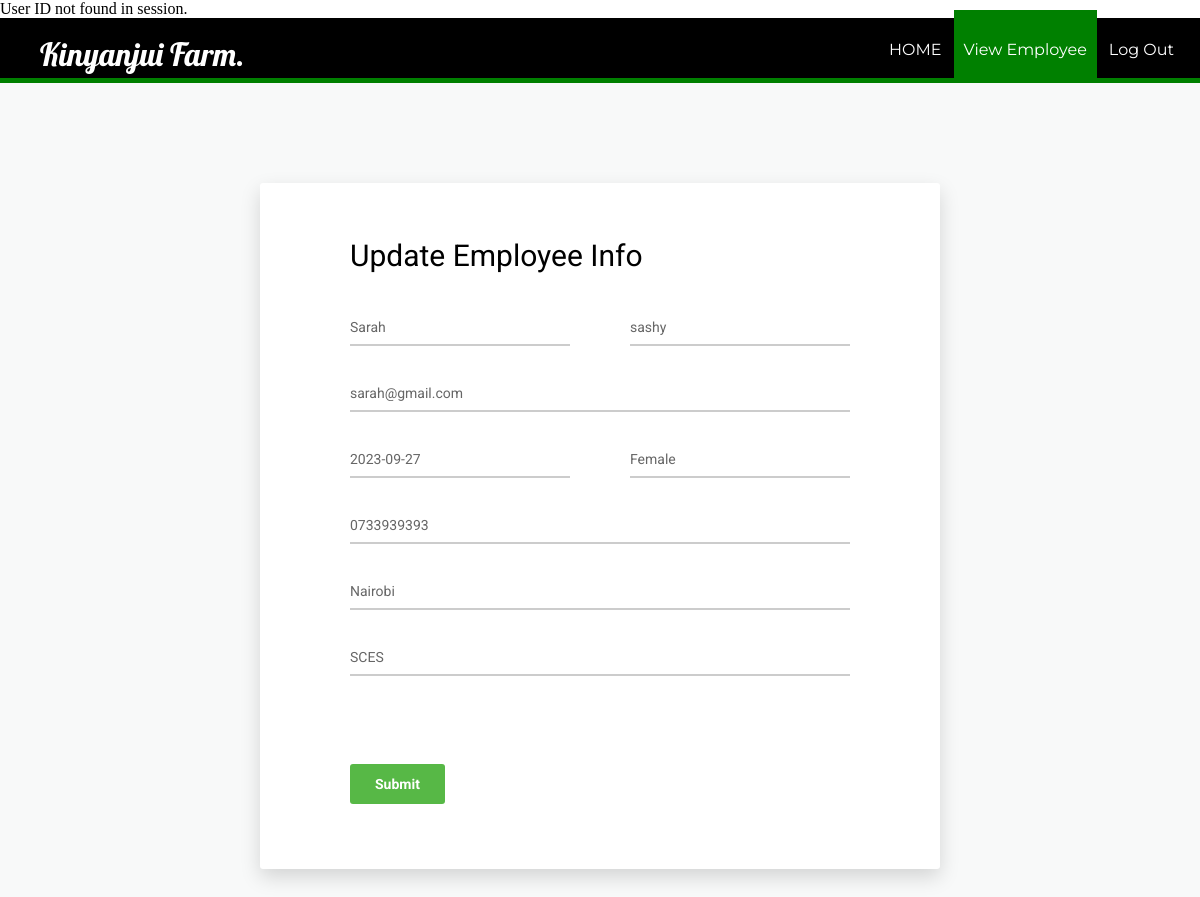
The page /manager/editEmployee.php?id=165 on the database its author committed.
### tables this page shows
CREATE TABLE `employee` (
  `id` int(11) NOT NULL,
  `firstName` varchar(100) NOT NULL,
  `lastName` varchar(100) NOT NULL,
  `email` varchar(100) NOT NULL,
  `password` text NOT NULL,
  `birthday` date NOT NULL,
  `gender` varchar(10) NOT NULL,
  `contact` varchar(20) NOT NULL,
  `address` varchar(100) DEFAULT NULL,
  `dept` varchar(100) NOT NULL,
  `pic` text NOT NULL
);

### manager/editEmployee.php (the view, shortened to what this page needs)
<?php
require_once('process/dbh.php');
?>
<?php
	$id = (isset($_GET['id']) ? $_GET['id'] : '');
	$sql = "SELECT * from `employee` WHERE id=$id";
	$result = mysqli_query($conn, $sql);
	if($result){
	while($res = mysqli_fetch_assoc($result)){
	$firstname = $res['firstName'];
	$lastname = $res['lastName'];
	$email = $res['email'];
	$contact = $res['contact'];
	$address = $res['address'];
	$gender = $res['gender'];
	$birthday = $res['birthday'];
	$dept = $res['dept'];
}
}
?>
<html>
<head>
    <link href="../vendor/mdi-font/css/material-design-iconic-font.min.css" rel="stylesheet" media="all">
    <link href="../vendor/font-awesome-4.7/css/font-awesome.min.css" rel="stylesheet" media="all">
    <link href="../vendor/select2/select2.min.css" rel="stylesheet" media="all">
    <link href="../vendor/datepicker/daterangepicker.css" rel="stylesheet" media="all">
    <link href="../css/main.css" rel="stylesheet" media="all">
</head>
<body>
	<header>
		<nav>
			<h1>Kinyanjui Farm.</h1>
			<ul id="navli">
				<li><a class="homeblack" href="managerHome.php?id=<?php echo $userID?>"">HOME</a></li>
				<li><a class="homered" href="managerViewEmployee.php?id=<?php echo $id?>"">View Employee</a></li>
				<li><a class="homeblack" href="managerlogin.html">Log Out</a></li>
			</ul>
		</nav>
	</header>
	<div class="divider"></div>
	<div class="page-wrapper bg-blue p-t-100 p-b-100 font-robo">
        <div class="wrapper wrapper--w680">
            <div class="card card-1">
                <div class="card-body">
                    <h2 class="title">Update Employee Info</h2>
                    <form id = "registration" action="editEmployee.php?id=<?php echo $userID?>"" method="POST">
                        <div class="row row-space">
                            <div class="col-2">
                                <div class="input-group">
                                     <input class="input--style-1" type="text" name="firstName" value="<?php echo $firstname;?>" >
                                </div>
                            </div>
                            <div class="col-2">
                                <div class="input-group">
                                    <input class="input--style-1" type="text" name="lastName" value="<?php echo $lastname;?>">
                                </div>
                            </div>
                        </div>
                        <div class="input-group">
                            <input class="input--style-1" type="email"  name="email" value="<?php echo $email;?>">
                        </div>
                        <div class="row row-space">
                            <div class="col-2">
                                <div class="input-group">
                                    <input class="input--style-1" type="text" name="birthday" value="<?php echo $birthday;?>">
                                </div>
                            </div>
                            <div class="col-2">
                                <div class="input-group">
									<input class="input--style-1" type="text" name="gender" value="<?php echo $gender;?>">
                                </div>
                            </div>
                        </div>
                        <div class="input-group">
                            <input class="input--style-1" type="number" name="contact" value="<?php echo $contact;?>">
                        </div>
                         <div class="input-group">
                            <input class="input--style-1" type="text"  name="address" value="<?php echo $address;?>">
                        </div>
                        <div class="input-group">
                            <input class="input--style-1" type="text" name="dept" value="<?php echo $dept;?>">
                        </div>
                        <input type="hidden" name="id" id="textField" value="<?php echo $id;?>" required="required"><br><br>
                        <div class="p-t-20">
                            <button class="btn btn--radius btn--green" type="submit" name="update">Submit</button>
                        </div>
                    </form>
                </div>
            </div>
        </div>
    </div>
</body>
</html>

### css/main.css (style rules this page uses)
body { margin: 0px; }
header { background: black; color: white; padding: 16px 20px 6px 40px; height: 60px; }
header h1 { display: inline; font-family: "Lobster", cursive; font-weight: 400; font-size: 32px; float: left; margin-top: 0px; margin-right: 10px; }
nav ul { display: inline; padding: 6px; float: right; }
nav ul li { display: inline-block; list-style-type: none; color: white; float: left; margin-left: 12px; }
nav ul li a { color: white; text-decoration: none; }
#navli { font-family: "Montserrat", sans-serif; }
.homered { background-color: green; padding: 30px 10px 22px 10px; }
.divider { background-color: green; height: 5px; }
.font-robo { font-family: "Roboto", "Arial", "Helvetica Neue", sans-serif; }
.row { display: -webkit-box; display: -webkit-flex; display: -moz-box; display: -ms-flexbox; display: flex; -webkit-flex-wrap: wrap; -ms-flex-wrap: wrap; flex-wrap: wrap; }
.row-space { -webkit-box-pack: justify; -webkit-justify-content: space-between; -moz-box-pack: justify; -ms-flex-pack: justify; justify-content: space-between; }
.col-2 { width: -webkit-calc((100% - 60px) / 2); width: -moz-calc((100% - 60px) / 2); width: calc((100% - 60px) / 2); }
html { -webkit-box-sizing: border-box; -moz-box-sizing: border-box; box-sizing: border-box; }
* { padding: 0; margin: 0; }
*, *:before, *:after { -webkit-box-sizing: inherit; -moz-box-sizing: inherit; box-sizing: inherit; }
h2, h3, h4, h5, h6, blockquote, p, pre, dl, dd, ol, ul, figure, hr, fieldset, legend { margin: 0; padding: 0; }
button { outline: none; background: none; border: none; }
.page-wrapper { min-height: 100vh; }
h1, h2, h3, h4, h5, h6 { font-weight: 400; }
h1 { font-size: 36px; }
h2 { font-size: 30px; }
.bg-blue { background: #f8f9f9; }
.p-t-100 { padding-top: 100px; }
.p-t-20 { padding-top: 20px; }
.p-b-100 { padding-bottom: 100px; }
.wrapper { margin: 0 auto; }
.wrapper--w680 { max-width: 680px; }
.btn { line-height: 40px; display: inline-block; padding: 0 25px; cursor: pointer; font-family: "Roboto", "Arial", "Helvetica Neue", sans-serif; color: #fff; -webkit-transition: all 0.4s ease; -o-transition: all 0.4s ease; -moz-transition: all 0.4s ease; transition: all 0.4s ease; font-size: 14px; font-weight: 700; }
.btn--radius { -webkit-border-radius: 3px; -moz-border-radius: 3px; border-radius: 3px; }
.btn--green { background: #57b846; }
input { outline: none; margin: 0; border: none; -webkit-box-shadow: none; -moz-box-shadow: none; box-shadow: none; width: 100%; font-size: 14px; font-family: inherit; }
.input-group { position: relative; margin-bottom: 30px; border-bottom: 2px solid #ccc; }
.input--style-1 { padding: 9px 0; color: #666; }
.title { margin-bottom: 37px; }
.card { overflow: hidden; -webkit-border-radius: 3px; -moz-border-radius: 3px; border-radius: 3px; background: #fff; }
.card-1 { -webkit-box-shadow: 0px 8px 20px 0px rgba(0, 0, 0, 0.15); -moz-box-shadow: 0px 8px 20px 0px rgba(0, 0, 0, 0.15); box-shadow: 0px 8px 20px 0px rgba(0, 0, 0, 0.15); }
.card-1 .card-body { padding: 0 90px; padding-top: 55px; padding-bottom: 65px; }

### rows shown on the page
employee: firstName "Sarah", lastName "sashy", email "sarah@gmail.com", birthday "2023-09-27", gender "Female", contact "0733939393", address "Nairobi", dept "SCES"
